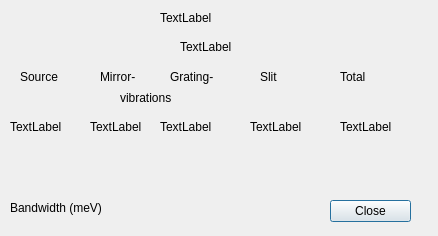
<?xml version="1.0" encoding="UTF-8"?>
<ui version="4.0">
 <class>slitDialog</class>
 <widget class="QDialog" name="slitDialog">
  <property name="geometry">
   <rect>
    <x>0</x>
    <y>0</y>
    <width>438</width>
    <height>236</height>
   </rect>
  </property>
  <property name="windowTitle">
   <string>Dialog</string>
  </property>
  <widget class="QCALabel" name="label_2">
   <property name="geometry">
    <rect>
     <x>180</x>
     <y>40</y>
     <width>59</width>
     <height>14</height>
    </rect>
   </property>
   <property name="text">
    <string>TextLabel</string>
   </property>
   <property name="pv" stdset="0">
    <string>u411pgm1:Branch_0_Name</string>
   </property>
  </widget>
  <widget class="QLabel" name="label_8">
   <property name="geometry">
    <rect>
     <x>120</x>
     <y>90</y>
     <width>71</width>
     <height>16</height>
    </rect>
   </property>
   <property name="text">
    <string>vibrations</string>
   </property>
  </widget>
  <widget class="QCALabel" name="label_9">
   <property name="geometry">
    <rect>
     <x>10</x>
     <y>120</y>
     <width>59</width>
     <height>14</height>
    </rect>
   </property>
   <property name="text">
    <string>TextLabel</string>
   </property>
   <property name="pv" stdset="0">
    <string>u411pgm1:DE_S</string>
   </property>
  </widget>
  <widget class="QLabel" name="label_4">
   <property name="geometry">
    <rect>
     <x>100</x>
     <y>70</y>
     <width>59</width>
     <height>14</height>
    </rect>
   </property>
   <property name="text">
    <string>Mirror-</string>
   </property>
  </widget>
  <widget class="QLabel" name="label_3">
   <property name="geometry">
    <rect>
     <x>20</x>
     <y>70</y>
     <width>59</width>
     <height>14</height>
    </rect>
   </property>
   <property name="text">
    <string>Source</string>
   </property>
  </widget>
  <widget class="QLabel" name="label_5">
   <property name="geometry">
    <rect>
     <x>170</x>
     <y>70</y>
     <width>59</width>
     <height>14</height>
    </rect>
   </property>
   <property name="text">
    <string>Grating-</string>
   </property>
  </widget>
  <widget class="QCALabel" name="label_11">
   <property name="geometry">
    <rect>
     <x>160</x>
     <y>120</y>
     <width>59</width>
     <height>14</height>
    </rect>
   </property>
   <property name="text">
    <string>TextLabel</string>
   </property>
   <property name="pv" stdset="0">
    <string>u411pgm1:DE_G</string>
   </property>
  </widget>
  <widget class="QLabel" name="label_14">
   <property name="geometry">
    <rect>
     <x>10</x>
     <y>200</y>
     <width>111</width>
     <height>16</height>
    </rect>
   </property>
   <property name="text">
    <string>Bandwidth (meV)</string>
   </property>
  </widget>
  <widget class="QCALabel" name="label_13">
   <property name="geometry">
    <rect>
     <x>340</x>
     <y>120</y>
     <width>59</width>
     <height>14</height>
    </rect>
   </property>
   <property name="text">
    <string>TextLabel</string>
   </property>
   <property name="pv" stdset="0">
    <string>u411pgm1:DE_0</string>
   </property>
  </widget>
  <widget class="QCALabel" name="label">
   <property name="geometry">
    <rect>
     <x>160</x>
     <y>10</y>
     <width>141</width>
     <height>16</height>
    </rect>
   </property>
   <property name="text">
    <string>TextLabel</string>
   </property>
   <property name="pv" stdset="0">
    <string>u411pgm1:MonoName</string>
   </property>
  </widget>
  <widget class="QCALabel" name="label_12">
   <property name="geometry">
    <rect>
     <x>250</x>
     <y>120</y>
     <width>59</width>
     <height>14</height>
    </rect>
   </property>
   <property name="text">
    <string>TextLabel</string>
   </property>
   <property name="pv" stdset="0">
    <string>u411pgm1:ES_0_BW</string>
   </property>
  </widget>
  <widget class="QCALabel" name="label_10">
   <property name="geometry">
    <rect>
     <x>90</x>
     <y>120</y>
     <width>59</width>
     <height>14</height>
    </rect>
   </property>
   <property name="text">
    <string>TextLabel</string>
   </property>
   <property name="pv" stdset="0">
    <string>u411pgm1:DE_M</string>
   </property>
  </widget>
  <widget class="QPushButton" name="pushButton">
   <property name="geometry">
    <rect>
     <x>330</x>
     <y>200</y>
     <width>81</width>
     <height>22</height>
    </rect>
   </property>
   <property name="text">
    <string>Close</string>
   </property>
  </widget>
  <widget class="QLabel" name="label_7">
   <property name="geometry">
    <rect>
     <x>340</x>
     <y>70</y>
     <width>59</width>
     <height>14</height>
    </rect>
   </property>
   <property name="styleSheet">
    <string notr="true"/>
   </property>
   <property name="text">
    <string>Total</string>
   </property>
  </widget>
  <widget class="QLabel" name="label_6">
   <property name="geometry">
    <rect>
     <x>260</x>
     <y>70</y>
     <width>59</width>
     <height>14</height>
    </rect>
   </property>
   <property name="text">
    <string>Slit</string>
   </property>
  </widget>
 </widget>
 <customwidgets>
  <customwidget>
   <class>QCALabel</class>
   <extends>QLabel</extends>
   <header>qcalabel.h</header>
  </customwidget>
 </customwidgets>
 <resources/>
 <connections/>
</ui>
